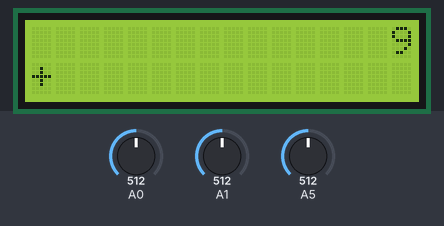
The sketch below on a simulated Arduino Uno, built with avr-gcc and run on an emulated ATmega328P. On the bench: 16×2 character LCD. The test bench sets the inputs (shaded band); at power-on: A1 = 512, A0 = 512, A5 = 512.

Above: at 1.2 s.
1.3 s: A1 set to 716
At 2.0 s:
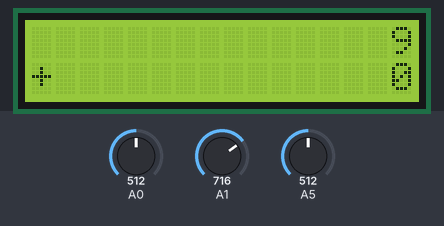
2.8 s: A1 set to 511
At 3.6 s:
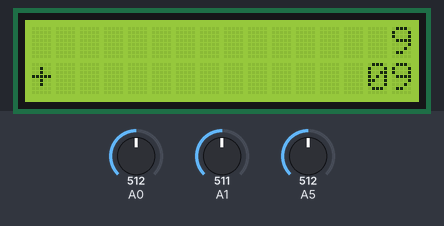
4.3 s: A1 set to 760
At 5.1 s:
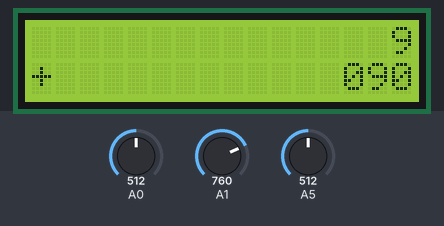
Timing chart, 0 to 7.3 s (numbered marks = the images above; inputs shaded):
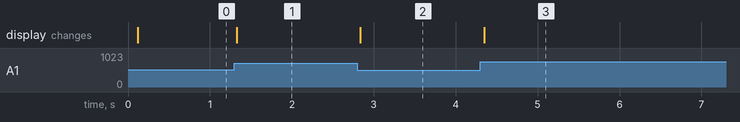

Measured:
- after the input at 1.3 s, the display: changes at once (image 1)
- after the input at 2.8 s, the display: changes at once (image 2)
- after the input at 4.3 s, the display: changes after 0.05 s (image 3)

The sketch:

Calculadora.ino
```cpp
// (licence header left out)
#include <LiquidCrystal.h>

LiquidCrystal lcd(8, 9, 4, 5, 6, 7);
String num;
char newNum, oldNum, newOp, oldOp, op, wipe[16];
float num1, num2;
bool recentCalc;

/* Inicializa LCD */
void setup() {
  lcd.begin(16, 2);
  clearScr();
}

/* A cada 50ms checa botoes pressionados */
void loop() {
  checkOperation();
  checkNumber();
  delay(50);
}

/* Limpa variaveis e LCD */
void clearScr() {
  num = String();
  op = '\0';
  recentCalc = false;
  lcd.clear();
  lcd.setCursor(15,0);
  lcd.print('0');
  recentCalc = true;
}

/* Escreve na tela
 * @param line Numero da linha
 * @param val Texto a ser impresso
 */
void printAt(int line, String val) {
  lcd.setCursor(16-val.length(),line); //Escreve da direita para a esquerda
  lcd.print(val);
}

/* Atribui operacao */
void setOperation() {
  switch(op) {
     // Caso haja operacao vai para a proxima
     case '+': newOp = '-'; break;
     case '-': newOp = '*'; break;
     case '*': newOp = '/'; break;
     case '/': newOp = 'R'; break;
     case 'R': newOp = '^'; break;
     case '^': newOp = '+'; break;
     default :
     //Primeira operacao sera soma
      if(num.length() > 0) {
       newOp = '+';
       num1 = num.toFloat();
       num = String();
       recentCalc = false;
      }
      break;
   }
   //Imprime o simbolo da operacao no canto esquerdo inferior
   if(newOp != '\0') {
    op = newOp;
    lcd.setCursor(0,1);
    lcd.print(op);
   }
}

/* Executa o calculo */
void calculate() {
  num2 = num.toFloat();
  switch(op) {
    //Verifica a operacao e aplica nas variaveis
    case '+': num1 += num2; break;
    case '-': num1 -= num2; break;
    case '*': num1 *= num2; break;
    case '/': num1 /= num2; break;
    case 'R': num1 = pow(num1, 1/num2); break;
    case '^': num1 = pow(num1, num2); break;
  }
  //Limpa a tela e imprime resultado na primeira linha
  clearScr();
  num = String(num1);
  printAt(0, num);
  newOp = '1';
  recentCalc = true;
}

/* Checa se botao de numero foi pressionado */
void checkNumber() {
  //A0 = Botoes do LCD (LEFT para ponto decimal)
  int dotBtn = analogRead(0);
  //A1 = Botoes numericos
  int numBtn = analogRead(1);
  if(numBtn >= 90 && numBtn <= 100)
    newNum = '1';
  else if(numBtn >= 105 && numBtn <= 115)
    newNum = '2';
  else if(numBtn >= 120 && numBtn <= 130)
    newNum = '3';
  else if(numBtn >= 135 && numBtn <= 145)
    newNum = '4';
  else if(numBtn >= 160 && numBtn <= 170)
    newNum = '5';
  else if(numBtn >= 190 && numBtn <= 210)
    newNum = '6';
  else if(numBtn >= 240 && numBtn <= 260)
    newNum = '7';
  else if(numBtn >= 330 && numBtn <= 350)
    newNum = '8';
  else if(numBtn >= 500 && numBtn <= 520)
    newNum = '9';
  else if(numBtn > 600)
    newNum = '0';
  else if(dotBtn >= 700 && dotBtn <= 750 && num.indexOf('.') < 0) // LCD LEFT, NO DOTS YET
    newNum = '.';
  else
    newNum = '\0';

  if(newNum != oldNum) {
    oldNum = newNum;
    if(recentCalc)
      clearScr();
    if(newNum != '\0' && num.length() <= 14) {
      num.concat(newNum);
      printAt((op!='\0'), num);
    }
  }
}

/* Checa se botao de operacao foi pressionado */
void checkOperation() {
  //A5 = Botoes de operacao
  int opBtn = analogRead(5);
  // Se botao para troca operacao for pressionado
  if(opBtn >= 500 && opBtn <= 520) {
    if(newOp == '\0')
    setOperation();
  }
  // Se botao de igual for pressionado
  else if(opBtn > 600) {
    if(newOp == '\0')
    calculate();
  }
  else
    newOp = '\0';
}
```
